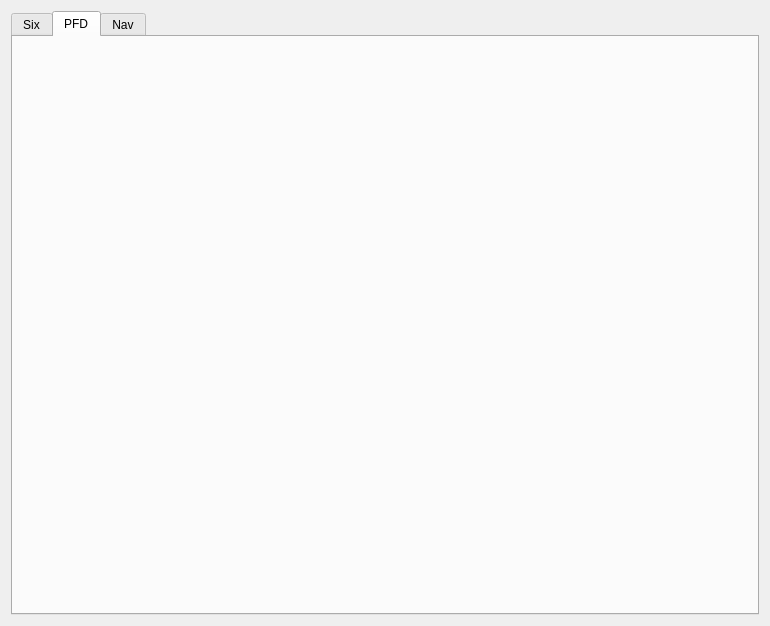
<?xml version="1.0" encoding="UTF-8"?>
<ui version="4.0">
 <class>HUDWidget</class>
 <widget class="QWidget" name="HUDWidget">
  <property name="geometry">
   <rect>
    <x>0</x>
    <y>0</y>
    <width>770</width>
    <height>626</height>
   </rect>
  </property>
  <property name="windowTitle">
   <string>Form</string>
  </property>
  <layout class="QVBoxLayout" name="verticalLayout">
   <item>
    <widget class="QTabWidget" name="tabWidgetAviation">
     <property name="currentIndex">
      <number>1</number>
     </property>
     <widget class="QWidget" name="tabSix">
      <attribute name="title">
       <string>Six</string>
      </attribute>
      <layout class="QGridLayout" name="gridLayout_7">
       <item row="0" column="0">
        <widget class="WidgetSix" name="widgetSix" native="true"/>
       </item>
      </layout>
     </widget>
     <widget class="QWidget" name="tabPFD">
      <attribute name="title">
       <string>PFD</string>
      </attribute>
      <layout class="QGridLayout" name="gridLayout_8">
       <item row="0" column="0">
        <widget class="WidgetPFD" name="widgetPFD" native="true"/>
       </item>
      </layout>
     </widget>
     <widget class="QWidget" name="tabNAV">
      <attribute name="title">
       <string>Nav</string>
      </attribute>
      <layout class="QGridLayout" name="gridLayout_9">
       <item row="0" column="0">
        <widget class="WidgetNAV" name="widgetNAV" native="true"/>
       </item>
      </layout>
     </widget>
    </widget>
   </item>
  </layout>
 </widget>
 <customwidgets>
  <customwidget>
   <class>WidgetSix</class>
   <extends>QWidget</extends>
   <header location="global">hud/qfi/WidgetSix.hpp</header>
   <container>1</container>
  </customwidget>
  <customwidget>
   <class>WidgetPFD</class>
   <extends>QWidget</extends>
   <header location="global">hud/qfi/WidgetPFD.hpp</header>
   <container>1</container>
  </customwidget>
  <customwidget>
   <class>WidgetNAV</class>
   <extends>QWidget</extends>
   <header location="global">hud/qfi/WidgetNAV.hpp</header>
   <container>1</container>
  </customwidget>
 </customwidgets>
 <resources/>
 <connections/>
</ui>
